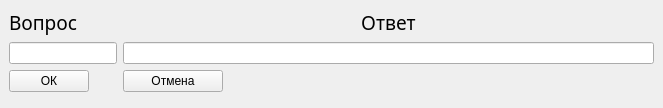
<?xml version="1.0" encoding="UTF-8"?>
<ui version="4.0">
 <class>MainWindow</class>
 <widget class="QMainWindow" name="MainWindow">
  <property name="geometry">
   <rect>
    <x>0</x>
    <y>0</y>
    <width>663</width>
    <height>108</height>
   </rect>
  </property>
  <property name="minimumSize">
   <size>
    <width>663</width>
    <height>108</height>
   </size>
  </property>
  <property name="maximumSize">
   <size>
    <width>663</width>
    <height>108</height>
   </size>
  </property>
  <property name="windowTitle">
   <string>Изменить</string>
  </property>
  <widget class="QWidget" name="centralwidget">
   <layout class="QFormLayout" name="formLayout">
    <item row="2" column="0">
     <widget class="QPushButton" name="change">
      <property name="text">
       <string>ОК</string>
      </property>
     </widget>
    </item>
    <item row="2" column="1">
     <widget class="QPushButton" name="Cancel">
      <property name="maximumSize">
       <size>
        <width>100</width>
        <height>16777215</height>
       </size>
      </property>
      <property name="text">
       <string>Отмена</string>
      </property>
     </widget>
    </item>
    <item row="0" column="1">
     <widget class="QLabel" name="label_2">
      <property name="font">
       <font>
        <family>Bahnschrift</family>
        <pointsize>14</pointsize>
       </font>
      </property>
      <property name="text">
       <string>Ответ</string>
      </property>
      <property name="alignment">
       <set>Qt::AlignCenter</set>
      </property>
     </widget>
    </item>
    <item row="1" column="0">
     <widget class="QLineEdit" name="new_quest"/>
    </item>
    <item row="1" column="1">
     <widget class="QLineEdit" name="new_answer"/>
    </item>
    <item row="0" column="0">
     <widget class="QLabel" name="label">
      <property name="font">
       <font>
        <family>Bahnschrift</family>
        <pointsize>14</pointsize>
       </font>
      </property>
      <property name="text">
       <string>Вопрос</string>
      </property>
      <property name="alignment">
       <set>Qt::AlignJustify|Qt::AlignVCenter</set>
      </property>
     </widget>
    </item>
   </layout>
  </widget>
 </widget>
 <resources/>
 <connections/>
</ui>
